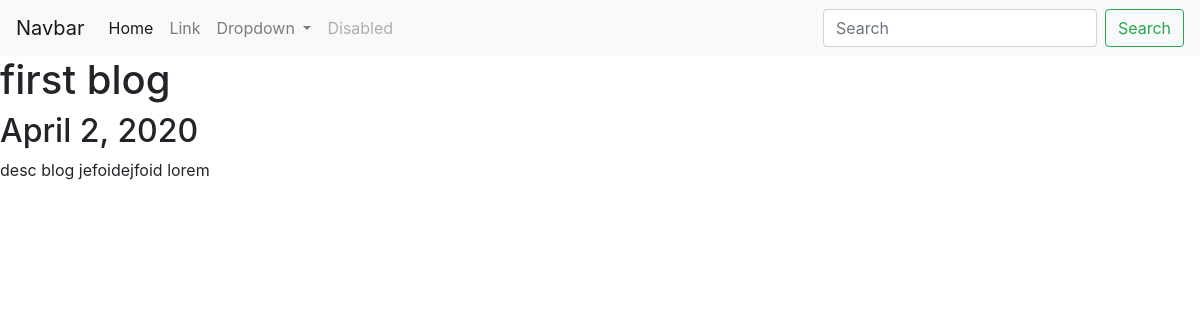
Page /blog/1/ on the committed database.
### blog/models.py (models this page shows, shortened)
class Blog(models.Model):
    title = models.CharField(max_length=100)
    description = models.TextField()
    date = models.DateField()

### blog/views.py (the view)
# urls.py: path('<int:blog_id>/',views.detail,name="detail"),
def detail(request,blog_id):
    blog = get_object_or_404(Blog,pk=blog_id)
    return render(request,'blog/detail.html',{'blog':blog})

### blog/templates/blog/detail.html
{% extends 'portfolio/base.html' %}
{% block content %}{% load static %}
<h1>{{ blog.title }}</h1>
<h2>{{ blog.date }}</h2>
{{ blog.description }}
{% endblock %}

### rows in the picture
Blog: title "first blog", date "April 2, 2020", description "desc blog jefoidejfoid lorem"
